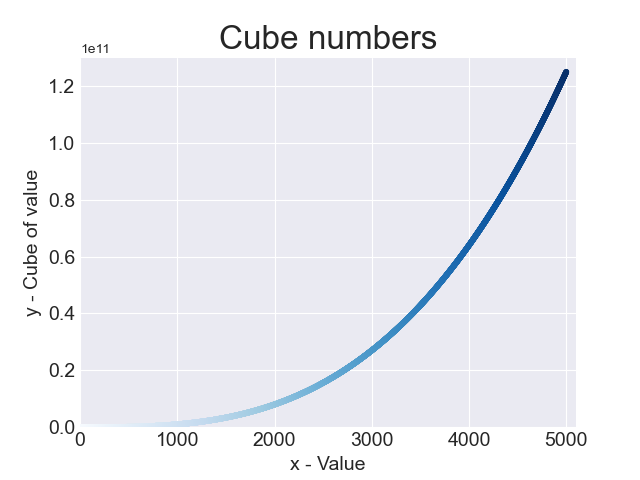

Python code for this plot:
import matplotlib.pyplot as plt

plt.style.use("seaborn-darkgrid")

values = range(1, 5001)
squares = [x**3 for x in values]
fig, ax = plt.subplots()
ax.scatter(values, squares, c=values, cmap=plt.cm.Blues, s=10)
ax.axis([0, 5100, 0, 130000000000])

ax.set_title("Cube numbers", fontsize=24)
ax.set_xlabel("x - Value", fontsize=14)
ax.set_ylabel("y - Cube of value", fontsize=14)
ax.tick_params(axis="both", which="major", labelsize=14)
plt.savefig("scatter_cubes.png")
plt.show()